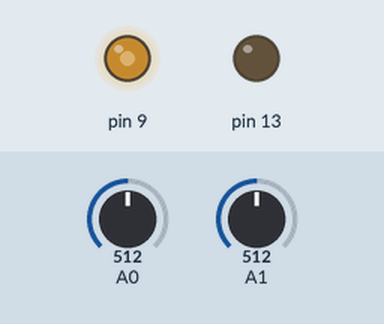
Recording of a sketch running on a simulated Arduino Uno, built with avr-gcc and run on an emulated ATmega328P. Shown: output pins drawn as LEDs (lit = HIGH). The inputs (shaded band) are chosen by the test bench; at power-on: A1 = 512, A0 = 512.

Above: at 1.2 s.
1.3 s: A1 set to 716
At 2.0 s:
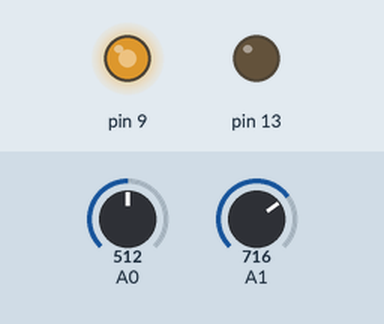
2.8 s: A0 set to 0
At 3.1 s:
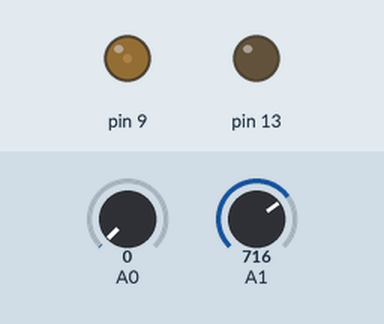
4.3 s: A0 set to 122
At 5.5 s:
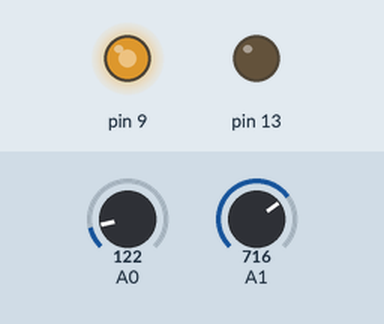
5.8 s: A1 set to 900
At 6.6 s:
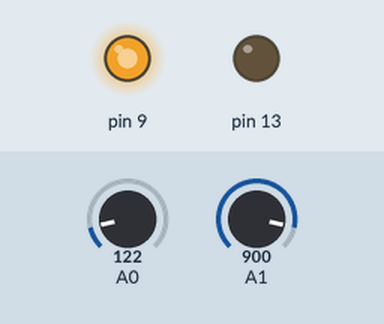
Timing chart, 0 to 8.3 s (numbered marks = the images above; inputs shaded):
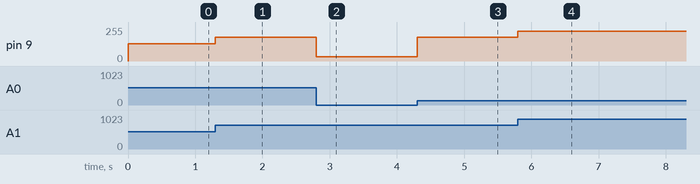

The sketch:

one-phase-rectangle.ino
```cpp
// portions extracted from Timer1
// http://www.arduino.cc/playground/Code/Timer1

/* The wiper of a potentiometer should be hooked up to A0
    and controls the frequency of the function generator. The
    other connections of the potentiometer should be hooked up
    to +5 and GND.

    Possible frequencies are between about 7 khz and 300 khz.

    Another potentiometer hooked up to A1 controls the duty
    cycle, from very low to very high.
*/

int user_cycles;
int user_duty;

void set(int cycles, float duty) {
  char oldSREG;
  int dutyCycle = cycles * duty;
  if (dutyCycle < 6) {
    dutyCycle = 6; // Prevent duty cycle from being too short
  }
  if (dutyCycle > 1015) {
    dutyCycle = 1015; // Prevent duty cycle from being 100%
  }
  if (cycles < 50) {
    cycles = 50; // Prevent frequency from being too high
  }

  oldSREG = SREG;             // Save the registers
  cli();		      // Disable interrupts for 16 bit register access
  ICR1 = cycles;              // ICR1 is TOP in p & f correct pwm mode
  OCR1A = dutyCycle;          // OCR1A is BOTTOM
  SREG = oldSREG;             // Restore the registers
}

void setup()
{
  pinMode(9, OUTPUT);
  TCCR1A = 0;                 // clear control register A
  TCCR1B = _BV(WGM13);        // set mode 8: phase and frequency correct pwm, stop the timer

  TCCR1B &= ~(_BV(CS10) | _BV(CS11) | _BV(CS12)); // Clear all prescaler bits
  TCCR1B |= _BV(CS10);        // choose prescaler 1, no prescaling, and start the clock

  DDRB |= _BV(PORTB1);        // sets data direction register for pwm output pin
  TCCR1A |= _BV(COM1A1);      // activates the output pin

  pinMode(A0, INPUT);
  pinMode(A1, INPUT);

  pinMode(13, OUTPUT);
}

void loop()
{
  int temp_cycles = analogRead(A0);
  int temp_duty = analogRead(A1);

  if (temp_cycles != user_cycles || temp_duty != user_duty) {
    user_cycles = temp_cycles;
    user_duty = temp_duty;
    set(user_cycles, user_duty / 1024.0);
  }
}
```

Measured:
- after the input at 1.3 s, pin 9: 128/255 → 178/255 at once
- after the input at 2.8 s, pin 9: 178/255 → 31/255 at once
- after the input at 4.3 s, pin 9: 31/255 → 178/255 at once
- after the input at 5.8 s, pin 9: 178/255 → 224/255 at once
